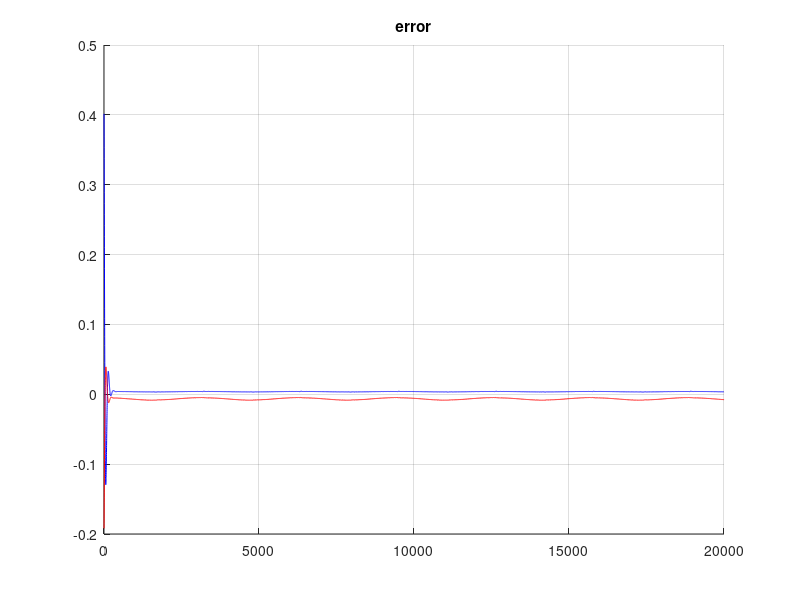
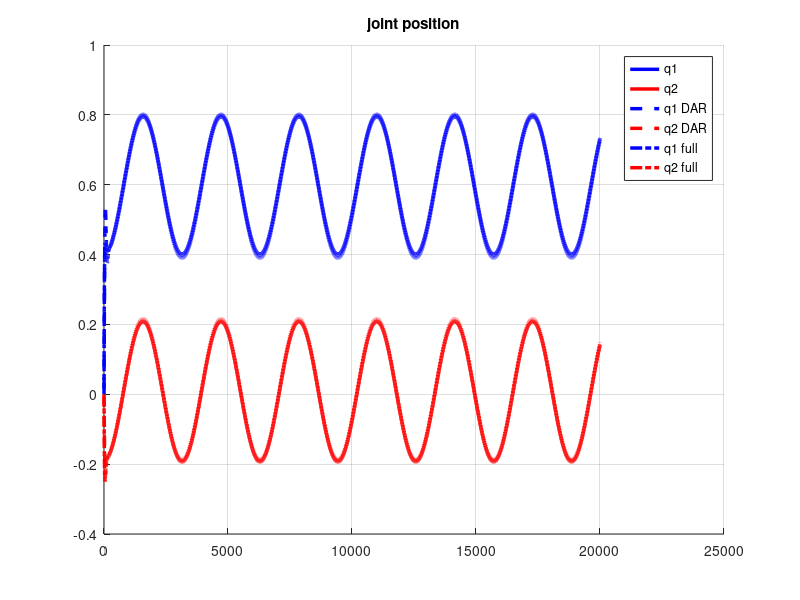
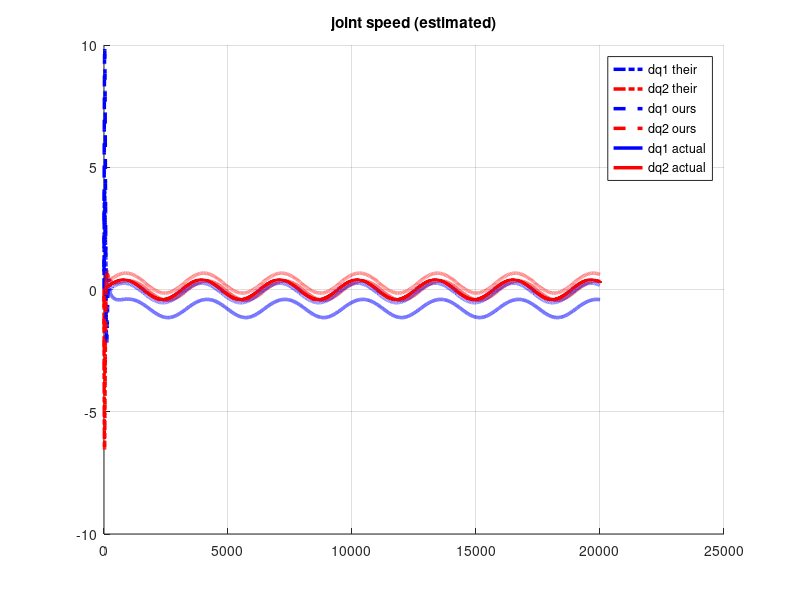
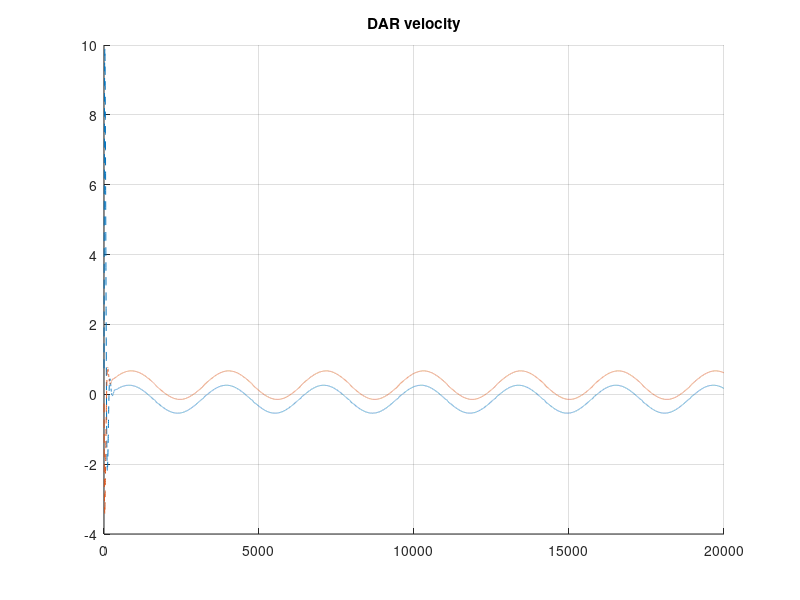

Here is the MATLAB script that generated these plots, in order:
clc
clear
close all

q = load("Q.txt");

dq_hat = load("dQ_hat.txt");
q_hat = load("Q_hat.txt");

dq = load("dQ.txt");

error = load("error.txt");

state_hat = load("qhat_DAR.txt");

control_DAR = load("control_DAR.txt");

figure()
hold on; grid on;
plot(error(:,1),'b')
plot(error(:,2),'r')
title('error')

%% Joint position

figure()
hold on; grid on;
plot(q(:,2),'b','linewidth',2.5)
plot(q(:,4),'r','linewidth',2.5)
plot(state_hat(:,1),'--b','linewidth',2.5)
plot(state_hat(:,2),'--r','linewidth',2.5)
plot(q_hat(:,2),'b-.','linewidth',2.5)
plot(q_hat(:,4),'r-.','linewidth',2.5)
title('joint position');
legend('q1','q2','q1 DAR','q2 DAR','q1 full','q2 full');

%% joint speed

figure()
hold on; grid on;
plot(dq_hat(:,2),'b-.','linewidth',2.5);
plot(dq_hat(:,4),'r-.','linewidth',2.5);
plot(state_hat(:,3),'b--','linewidth',2.5);
plot(state_hat(:,4),'r--','linewidth',2.5);
plot(dq(:,2),'b','linewidth',2.5);
plot(dq(:,4),'r','linewidth',2.5);
title('joint speed (estimated)');
legend('dq1 their','dq2 their','dq1 ours','dq2 ours','dq1 actual','dq2 actual');

figure()
hold on; grid on;
plot(state_hat(:,3),'--');
plot(state_hat(:,4),'--');
title("DAR velocity")

figure()
hold on; grid on;
plot(control_DAR(:,1),'b');
plot(control_DAR(:,2),'r');
title("control DAR");




